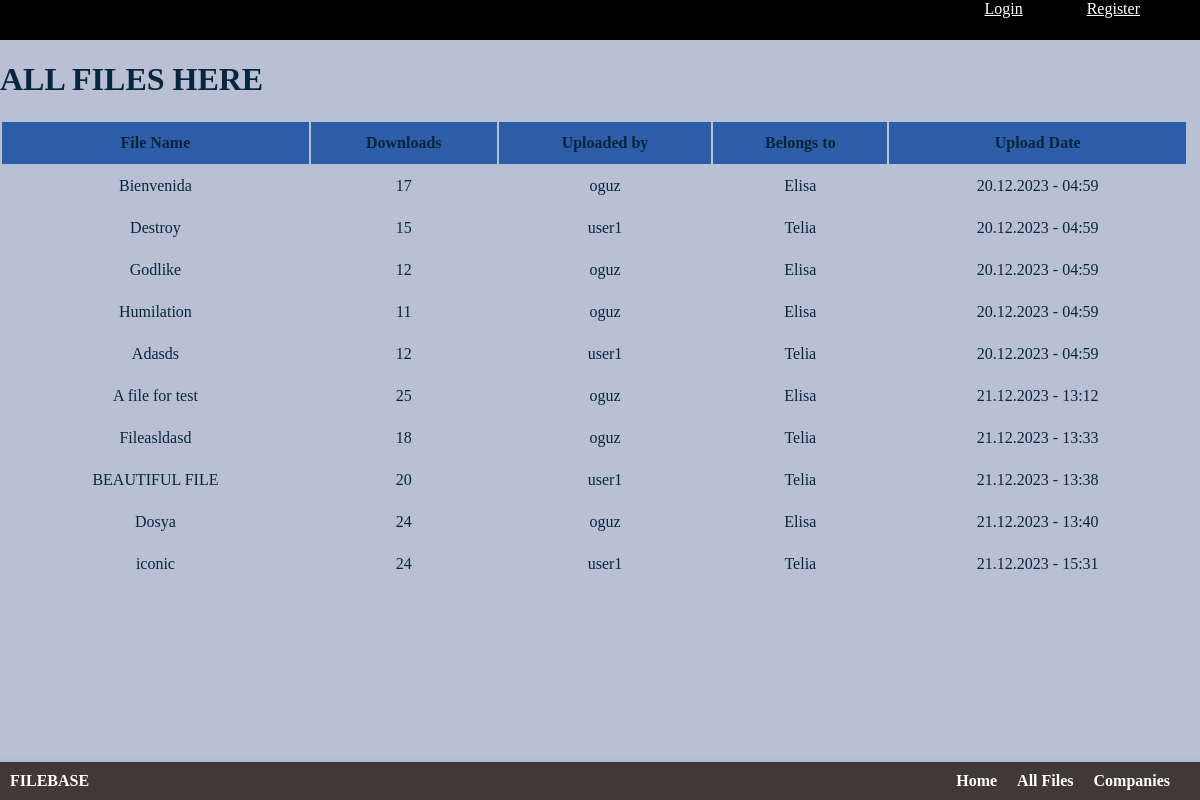
The page /files on the database its author committed.
### filebase/models.py (models this page shows)
class File(models.Model):
    name = models.CharField(max_length=100, default="File")
    file = models.FileField(upload_to="files/")
    download_counter = models.IntegerField(default=0)
    upload_date = models.DateTimeField(default=datetime.now())
    description = models.TextField(max_length=400, default="Description of the file")
    uploader = models.ForeignKey(User, on_delete=models.CASCADE,default=1)
    company = models.ForeignKey(Group,on_delete=models.CASCADE,default=1)

### filebase/views.py (the view)
# urls.py: path("files", views.files,name="files"),
def files(request):
    context = {
        "files" : File.objects.all(),
        "users" :  User.objects.all()
    }
    return render(request, "filebase/files.html",context)

### filebase/templates/filebase/files.html (shortened to what this page needs)
{% extends 'base.html' %}
{%block content%}
<h1>ALL FILES HERE</h1>
<table>
    <tr>
        <th> File Name </th>
        <th> Downloads </th>
        <th> Uploaded by </th>
        <th>Belongs to</th>
        <th> Upload Date </th>
        </tr>
        {% for file in files %}
    <tr class="list-item">
        <td>
            {%if user.is_authenticated %}
            <a href="{% url 'download' file.id %}">{{file.name}} </a>
            {%else%} {{file.name}}
            {%endif%}
        </td>
        <td>{{file.download_counter}}</td>
        <td>{{file.uploader}}</td>
        <td> {{file.company}} </td>
        <td>{{file.upload_date|date:"d.m.Y"}} - {{file.upload_date|date:"H:i"}}</td>
    </tr>
{% endfor %}
</table>
{%endblock%}

### static/filebase/css/style.css (style rules this page uses)
body { margin: 0; font-family:Cambria; height: 100vh; display: flex; flex-direction: column; background-color: rgba(173, 181, 204, 0.842); color: rgb(8, 37, 63); }
table { width: 99%; }
td { text-align: center; }
th { background-color: #2e5ea7; height: 5vh; }
.list-item { height: 5vh; }

### rows shown on the page
File: name "Bienvenida", download_counter "17", uploader "oguz", company "Elisa", upload_date "20.12.2023", upload_date "04:59"
File: name "Destroy", download_counter "15", uploader "user1", company "Telia", upload_date "20.12.2023", upload_date "04:59"
File: name "Godlike", download_counter "12", uploader "oguz", company "Elisa", upload_date "20.12.2023", upload_date "04:59"
File: name "Humilation", download_counter "11", uploader "oguz", company "Elisa", upload_date "20.12.2023", upload_date "04:59"
File: name "Adasds", download_counter "12", uploader "user1", company "Telia", upload_date "20.12.2023", upload_date "04:59"
File: name "A file for test", download_counter "25", uploader "oguz", company "Elisa", upload_date "21.12.2023", upload_date "13:12"
File: name "Fileasldasd", download_counter "18", uploader "oguz", company "Telia", upload_date "21.12.2023", upload_date "13:33"
File: name "BEAUTIFUL FILE", download_counter "20", uploader "user1", company "Telia", upload_date "21.12.2023", upload_date "13:38"
File: name "Dosya", download_counter "24", uploader "oguz", company "Elisa", upload_date "21.12.2023", upload_date "13:40"
File: name "iconic", download_counter "24", uploader "user1", company "Telia", upload_date "21.12.2023", upload_date "15:31"
